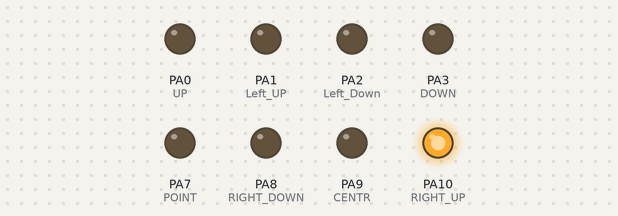
Bench run of a sketch on a simulated STM32 Blue Pill. Shown: output pins drawn as LEDs (lit = HIGH).

Above: at 0.08 s.
At 0.58 s:
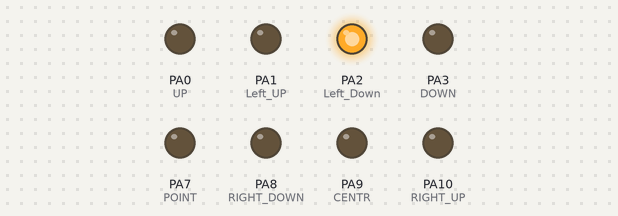
At 0.74 s:
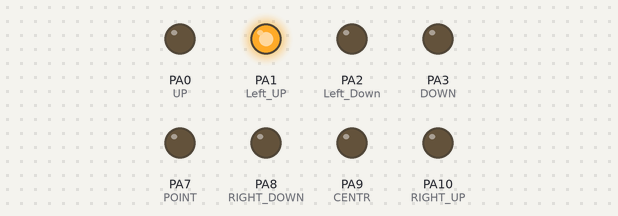
At 2.24 s:
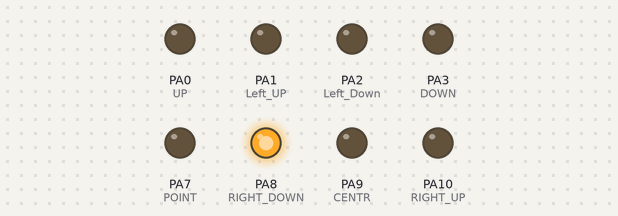
At 2.96 s:
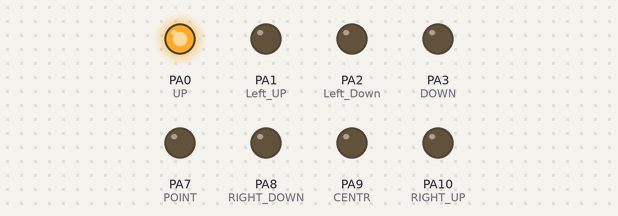
At 4.4 s:
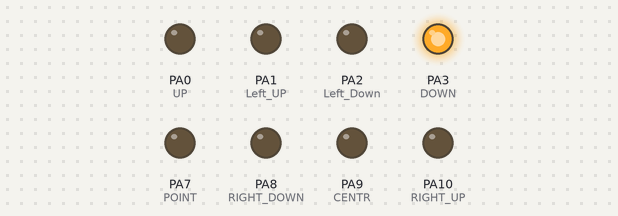
Timing chart, 0 to 4.7 s (numbered marks = the images above):
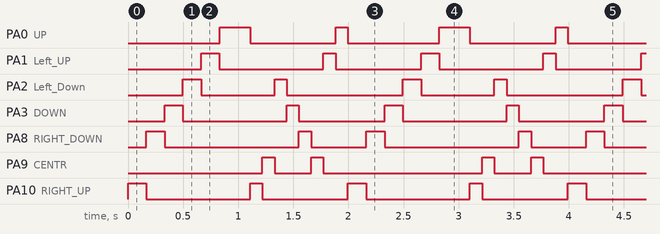

Measured:
- by itself, PA0 (UP): repeats every 2.0 s: LOW 0.78 s, HIGH 0.11 s, LOW 0.83 s, HIGH 0.28 s
- by itself, PA1 (Left_UP), PA3 (DOWN), PA10 (RIGHT_UP): repeats every 2.0 s: LOW 0.94 s, HIGH 0.11 s, LOW 0.78 s, HIGH 0.17 s
- by itself, PA2 (Left_Down): repeats every 2.0 s: LOW 0.67 s, HIGH 0.11 s, LOW 1.1 s, HIGH 0.17 s
- by itself, PA8 (RIGHT_DOWN): repeats every 2.0 s: LOW 1.2 s, HIGH 0.11 s, LOW 0.50 s, HIGH 0.17 s
- by itself, PA9 (CENTR): repeats every 2.0 s: LOW 0.33 s, HIGH 0.11 s, LOW 1.4 s, HIGH 0.11 s

The sketch:

7DIGI.ino
```cpp
#include <SoftwareSerial.h>
SoftwareSerial serial(PA6, 0, 0);

#define DELAY 300


class Disp{
/*
     A0
   A1  10
      9
   A2  8
     A3   A7
*/
  public:
  Disp();
  void circle(uint16_t timeout);
  void eght(uint16_t timeout);


  private:
  void draw_bit(byte mask);
  void cls();
};

Disp::Disp(){}

void Disp::circle(uint16_t timeout){
  timeout /= 6;
  this->cls();
  byte bit = 0b00000001;
  while (!(bit & 0b10000000)) {
    if (!(bit & 0b00000010)) {
      this->draw_bit(bit);
      delay(timeout);
      this->cls();
    }
    bit = bit << 1;
  }
}

void Disp::eght(uint16_t timeout){
  timeout /= 9;
  this->draw_bit(0b01000000);
  delay(timeout);
  this->cls();

  this->draw_bit(0b00000001);
  delay(timeout);
  this->cls();

  this->draw_bit(0b00000010);
  delay(timeout);
  this->cls();

  this->draw_bit(0b00010000);  //
  delay(timeout);
  this->cls();

  this->draw_bit(0b00001000);
  delay(timeout);
  this->cls();

  this->draw_bit(0b00000100);
  delay(timeout);
  this->cls();

  this->draw_bit(0b00000010);
  delay(timeout);
  this->cls();

  this->draw_bit(0b00100000);
  delay(timeout);
  this->cls();

  this->draw_bit(0b01000000);
  delay(timeout);
  this->cls();
}

void Disp::draw_bit(byte mask){
  if (mask & 0b00000000) { cls(); }
  if (mask & 0b10000000) { digitalWrite(PA7, HIGH); }
  if (mask & 0b01000000) { digitalWrite(PA0, HIGH); }
  if (mask & 0b00100000) { digitalWrite(PA1, HIGH); }
  if (mask & 0b00010000) { digitalWrite(PA2, HIGH); }
  if (mask & 0b00001000) { digitalWrite(PA3, HIGH); }
  if (mask & 0b00000100) { digitalWrite(8, HIGH); }
  if (mask & 0b00000010) { digitalWrite(9, HIGH); }
  if (mask & 0b00000001) { digitalWrite(10, HIGH); }
}

void Disp::cls(){
  digitalWrite(8, 0);
  digitalWrite(9, 0);
  digitalWrite(PA7, 0);
  digitalWrite(PA3, 0);
  digitalWrite(10, 0);
  digitalWrite(PA0, 0);
  digitalWrite(PA2, 0);
  digitalWrite(PA1, 0);
}

void setup() {
  pinMode(10, OUTPUT);  // RIGHT_UP+
  pinMode(9, OUTPUT);   // CENTR+
  pinMode(8, OUTPUT);   // RIGHT_DOWN+

  pinMode(PA0, OUTPUT);  // UP+
  pinMode(PA1, OUTPUT);  // Left_UP+
  pinMode(PA2, OUTPUT);  // Left_Down+
  pinMode(PA3, OUTPUT);  // DOWN+
  pinMode(PA7, OUTPUT);  // POINT+

  pinMode(PA6, INPUT);
  serial.begin(9600);
  digitalWrite(0, LOW);
}

Disp digi;
void loop() {

  digi.circle(1000);
  digi.eght(1000);
}
```
